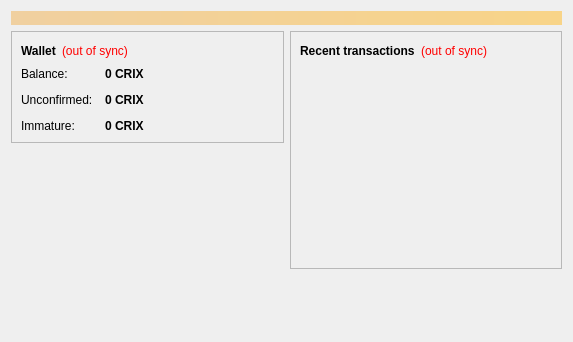
<?xml version="1.0" encoding="UTF-8"?>
<ui version="4.0">
 <class>OverviewPage</class>
 <widget class="QWidget" name="OverviewPage">
  <property name="geometry">
   <rect>
    <x>0</x>
    <y>0</y>
    <width>573</width>
    <height>342</height>
   </rect>
  </property>
  <property name="windowTitle">
   <string>Form</string>
  </property>
  <layout class="QVBoxLayout" name="topLayout">
   <item>
    <widget class="QLabel" name="labelAlerts">
     <property name="visible">
      <bool>false</bool>
     </property>
     <property name="styleSheet">
      <string notr="true">background-color: qlineargradient(x1: 0, y1: 0, x2: 1, y2: 0, stop:0 #F0D0A0, stop:1 #F8D488); color:#000000;</string>
     </property>
     <property name="wordWrap">
      <bool>true</bool>
     </property>
     <property name="margin">
      <number>3</number>
     </property>
    </widget>
   </item>
   <item>
    <layout class="QHBoxLayout" name="horizontalLayout" stretch="1,1">
     <item>
      <layout class="QVBoxLayout" name="verticalLayout_2">
       <item>
        <widget class="QFrame" name="frame">
         <property name="frameShape">
          <enum>QFrame::StyledPanel</enum>
         </property>
         <property name="frameShadow">
          <enum>QFrame::Raised</enum>
         </property>
         <layout class="QVBoxLayout" name="verticalLayout_4">
          <item>
           <layout class="QHBoxLayout" name="horizontalLayout_4">
            <item>
             <widget class="QLabel" name="label_5">
              <property name="font">
               <font>
                <weight>75</weight>
                <bold>true</bold>
               </font>
              </property>
              <property name="text">
               <string>Wallet</string>
              </property>
             </widget>
            </item>
            <item>
             <widget class="QLabel" name="labelWalletStatus">
              <property name="toolTip">
               <string>The displayed information may be out of date. Your wallet automatically synchronizes with the Crixcoin network after a connection is established, but this process has not completed yet.</string>
              </property>
              <property name="styleSheet">
               <string notr="true">QLabel { color: red; }</string>
              </property>
              <property name="text">
               <string notr="true">(out of sync)</string>
              </property>
              <property name="alignment">
               <set>Qt::AlignLeading|Qt::AlignLeft|Qt::AlignVCenter</set>
              </property>
             </widget>
            </item>
            <item>
             <spacer name="horizontalSpacer_2">
              <property name="orientation">
               <enum>Qt::Horizontal</enum>
              </property>
              <property name="sizeHint" stdset="0">
               <size>
                <width>40</width>
                <height>20</height>
               </size>
              </property>
             </spacer>
            </item>
           </layout>
          </item>
          <item>
           <layout class="QFormLayout" name="formLayout_2">
            <property name="fieldGrowthPolicy">
             <enum>QFormLayout::AllNonFixedFieldsGrow</enum>
            </property>
            <property name="horizontalSpacing">
             <number>12</number>
            </property>
            <property name="verticalSpacing">
             <number>12</number>
            </property>
            <item row="0" column="0">
             <widget class="QLabel" name="label">
              <property name="text">
               <string>Balance:</string>
              </property>
             </widget>
            </item>
            <item row="0" column="1">
             <widget class="QLabel" name="labelBalance">
              <property name="font">
               <font>
                <weight>75</weight>
                <bold>true</bold>
               </font>
              </property>
              <property name="cursor">
               <cursorShape>IBeamCursor</cursorShape>
              </property>
              <property name="toolTip">
               <string>Your current balance</string>
              </property>
              <property name="text">
               <string notr="true">0 CRIX</string>
              </property>
              <property name="textInteractionFlags">
               <set>Qt::LinksAccessibleByMouse|Qt::TextSelectableByKeyboard|Qt::TextSelectableByMouse</set>
              </property>
             </widget>
            </item>
            <item row="1" column="0">
             <widget class="QLabel" name="label_3">
              <property name="text">
               <string>Unconfirmed:</string>
              </property>
             </widget>
            </item>
            <item row="1" column="1">
             <widget class="QLabel" name="labelUnconfirmed">
              <property name="font">
               <font>
                <weight>75</weight>
                <bold>true</bold>
               </font>
              </property>
              <property name="cursor">
               <cursorShape>IBeamCursor</cursorShape>
              </property>
              <property name="toolTip">
               <string>Total of transactions that have yet to be confirmed, and do not yet count toward the current balance</string>
              </property>
              <property name="text">
               <string notr="true">0 CRIX</string>
              </property>
              <property name="textInteractionFlags">
               <set>Qt::LinksAccessibleByMouse|Qt::TextSelectableByKeyboard|Qt::TextSelectableByMouse</set>
              </property>
             </widget>
            </item>
            <item row="2" column="0">
             <widget class="QLabel" name="labelImmatureText">
              <property name="text">
               <string>Immature:</string>
              </property>
             </widget>
            </item>
            <item row="2" column="1">
             <widget class="QLabel" name="labelImmature">
              <property name="font">
               <font>
                <weight>75</weight>
                <bold>true</bold>
               </font>
              </property>
              <property name="toolTip">
               <string>Mined balance that has not yet matured</string>
              </property>
              <property name="text">
               <string notr="true">0 CRIX</string>
              </property>
              <property name="textInteractionFlags">
               <set>Qt::LinksAccessibleByMouse|Qt::TextSelectableByKeyboard|Qt::TextSelectableByMouse</set>
              </property>
             </widget>
            </item>
           </layout>
          </item>
         </layout>
        </widget>
       </item>
       <item>
        <spacer name="verticalSpacer">
         <property name="orientation">
          <enum>Qt::Vertical</enum>
         </property>
         <property name="sizeHint" stdset="0">
          <size>
           <width>20</width>
           <height>40</height>
          </size>
         </property>
        </spacer>
       </item>
      </layout>
     </item>
     <item>
      <layout class="QVBoxLayout" name="verticalLayout_3">
       <item>
        <widget class="QFrame" name="frame_2">
         <property name="frameShape">
          <enum>QFrame::StyledPanel</enum>
         </property>
         <property name="frameShadow">
          <enum>QFrame::Raised</enum>
         </property>
         <layout class="QVBoxLayout" name="verticalLayout">
          <item>
           <layout class="QHBoxLayout" name="horizontalLayout_2">
            <item>
             <widget class="QLabel" name="label_4">
              <property name="text">
               <string>&lt;b&gt;Recent transactions&lt;/b&gt;</string>
              </property>
             </widget>
            </item>
            <item>
             <widget class="QLabel" name="labelTransactionsStatus">
              <property name="toolTip">
               <string>The displayed information may be out of date. Your wallet automatically synchronizes with the Crixcoin network after a connection is established, but this process has not completed yet.</string>
              </property>
              <property name="styleSheet">
               <string notr="true">QLabel { color: red; }</string>
              </property>
              <property name="text">
               <string notr="true">(out of sync)</string>
              </property>
              <property name="alignment">
               <set>Qt::AlignRight|Qt::AlignTrailing|Qt::AlignVCenter</set>
              </property>
             </widget>
            </item>
            <item>
             <spacer name="horizontalSpacer">
              <property name="orientation">
               <enum>Qt::Horizontal</enum>
              </property>
              <property name="sizeHint" stdset="0">
               <size>
                <width>40</width>
                <height>20</height>
               </size>
              </property>
             </spacer>
            </item>
           </layout>
          </item>
          <item>
           <widget class="QListView" name="listTransactions">
            <property name="styleSheet">
             <string notr="true">QListView { background: transparent; }</string>
            </property>
            <property name="frameShape">
             <enum>QFrame::NoFrame</enum>
            </property>
            <property name="verticalScrollBarPolicy">
             <enum>Qt::ScrollBarAlwaysOff</enum>
            </property>
            <property name="horizontalScrollBarPolicy">
             <enum>Qt::ScrollBarAlwaysOff</enum>
            </property>
            <property name="selectionMode">
             <enum>QAbstractItemView::NoSelection</enum>
            </property>
           </widget>
          </item>
         </layout>
        </widget>
       </item>
       <item>
        <spacer name="verticalSpacer_2">
         <property name="orientation">
          <enum>Qt::Vertical</enum>
         </property>
         <property name="sizeHint" stdset="0">
          <size>
           <width>20</width>
           <height>40</height>
          </size>
         </property>
        </spacer>
       </item>
      </layout>
     </item>
    </layout>
   </item>
  </layout>
 </widget>
 <resources/>
 <connections/>
</ui>
